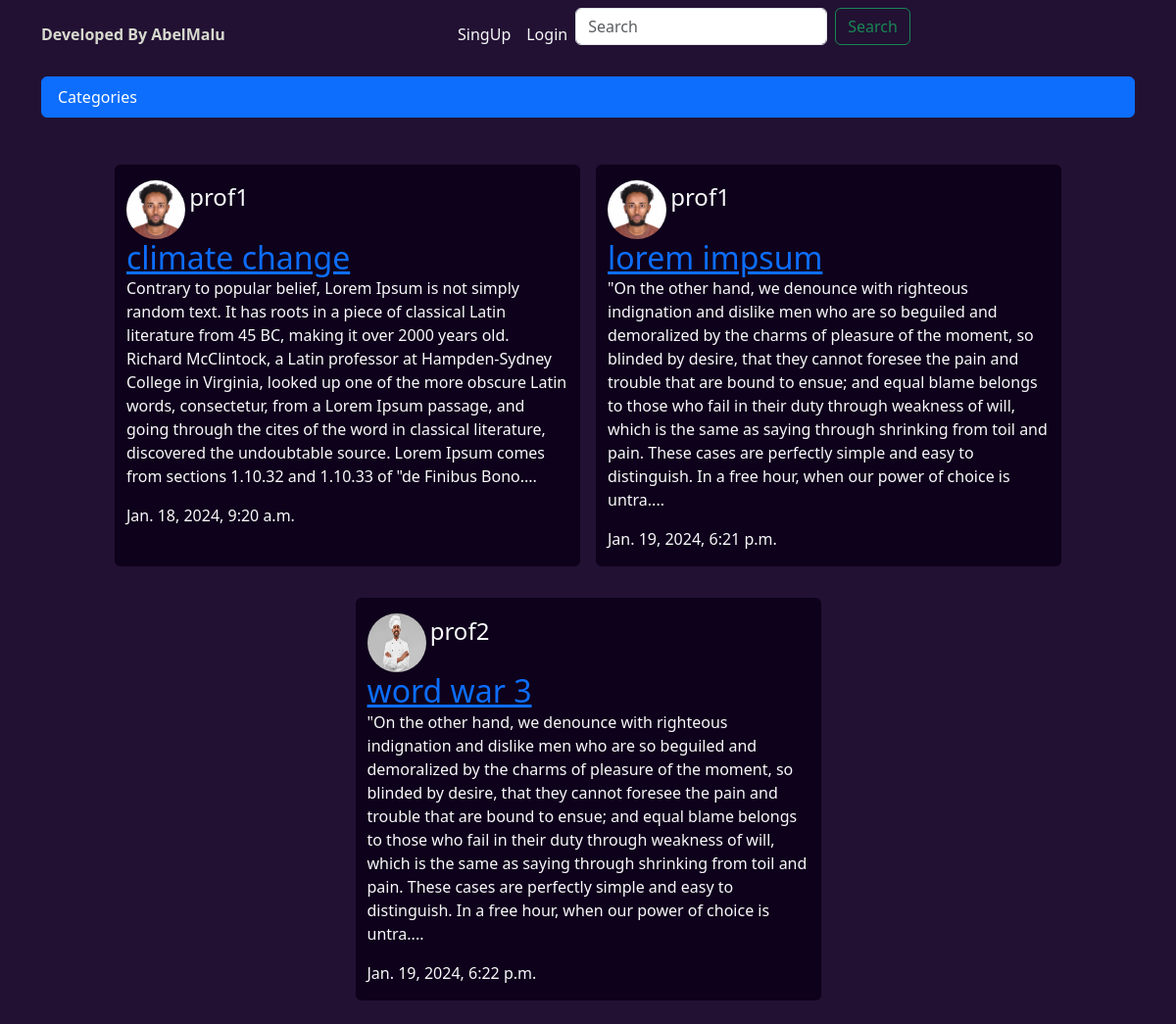
/, run on an earlier commit of the app's database.
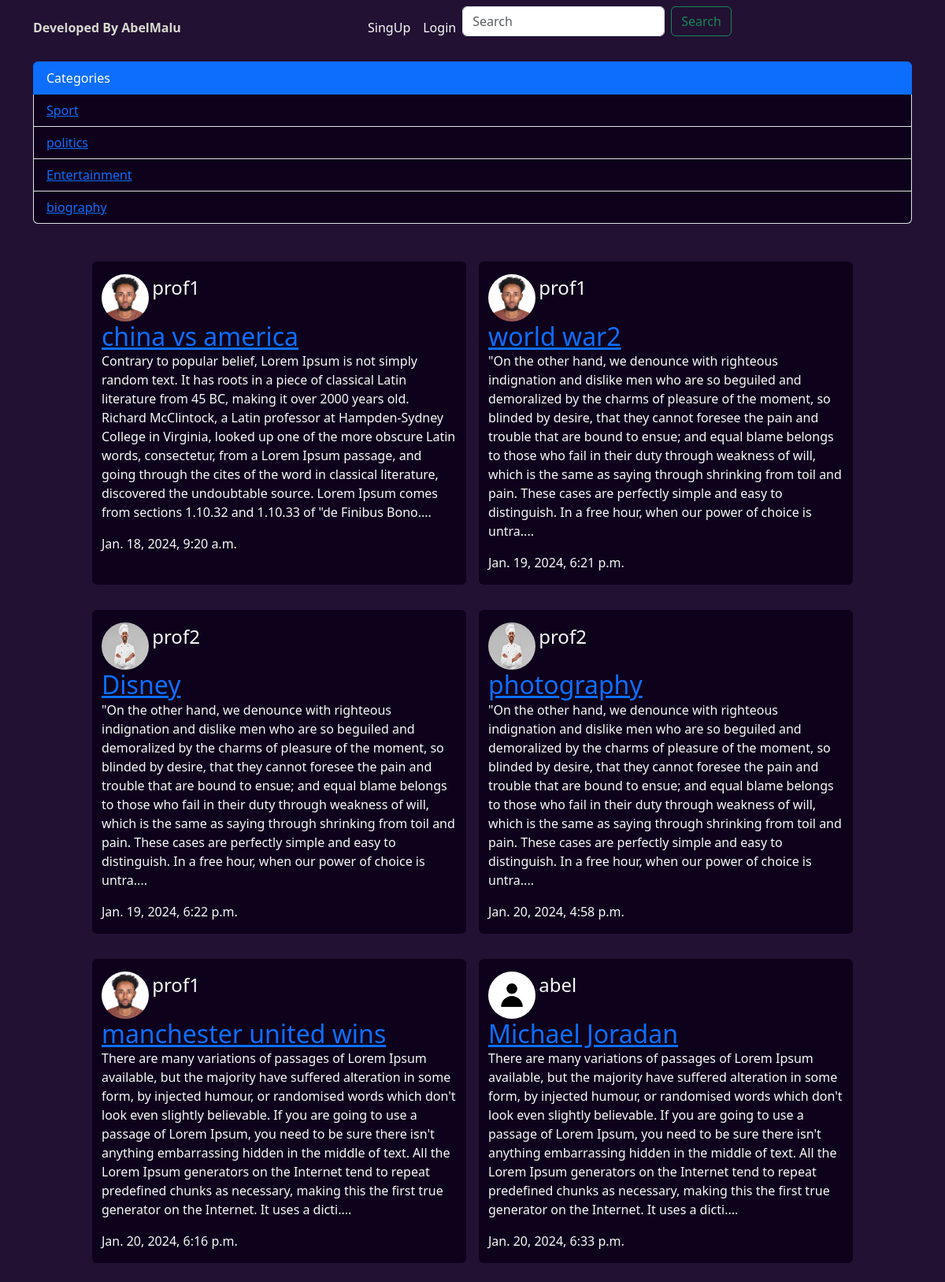
And on a later commit of the database.
### core/models.py (models this page shows, shortened)
class Article(models.Model):
    title = models.CharField(max_length=255)
    slug = models.SlugField()
    body = models.TextField()
    date = models.DateTimeField(auto_now_add=True)
    thumb = models.ImageField(default='default.png',blank=True)
    author =models.ForeignKey(User, default=None, on_delete=models.CASCADE)
    person = models.ForeignKey(Profile, on_delete=models.CASCADE, null=True)
    category = models.ForeignKey(Category,on_delete=models.CASCADE, null= True)
    def snippet(self):
        return self.body[:500]+'....'

class Profile(models.Model):
    user = models.OneToOneField(User, on_delete=models.CASCADE, null=True)
    first_name = models.CharField(max_length=255, null=True)
    last_name = models.CharField(max_length=255, null=True)
    profile_pic = models.ImageField(default='defaultProfile.png')
    def __str__(self) -> str:
        return str(self.user)

class Category(models.Model):
    name = models.CharField(max_length=100)
    created_at = models.DateTimeField(auto_now_add=True)

### core/views.py (the view)
# urls.py: path('',views.article_list, name='home'),
def article_list(request):
    if 'q' in request.GET:
        q = request.GET['q']
        multiple_query = Q(Q(title__icontains=q))
        articles=Article.objects.filter(multiple_query)
        categories = Category.objects.all()
    else:
        categories = Category.objects.all()
        articles = Article.objects.all().order_by('date')
    context = {
            'articles': articles,
            'categories':categories
        }
    return render(request, 'article_list.html',context)

### templates/article_list.html (shortened to what this page needs)
{% extends 'base_layout.html' %}
{% block content %}
            <div class="container">
                <ul class="list-group pb-3">
                    <li class="list-group-item active" aria-current="true">Categories</li>
                    {% for category in categories %}
                        <li class="list-group-item" style="background: #0e011b;" ><a href="{% url 'category' category.id %}">{{category.name}}</a></li>
                    {% endfor %}
                </ul>
                <div class="row justify-content-center pt-5 g-4">
                    {% for article in articles%}
                        <div class=" col-lg-5 m-2 rounded text-light mb-4 " style="background: #0e011b;">
                                <img src=" {{article.person.profile_pic.url}} " alt="img not found" class="profile-pic rounded-circle mt-3" style="display: inline;" >
                                <div class="" style="display: inline;">
                                        <p  class="h4" style="display: inline;">{{article.person}}</p> <br>
                                    <h2 class="" style="display: inline;" ><a href="{% url 'detail' slug=article.slug %}">{{article.title}}</a></h2>
                                    <p>{{article.snippet}}</p>
                                    <p>{{article.date}}</p>
                                </div>
                        </div>
            {% endfor %}
{% endblock %}

### templates/base_layout.html (shortened to what this page needs)
{% load bootstrap5 %}
{% bootstrap_css %}
{% load static %}
<!DOCTYPE html>
<html lang="en">
<head>
    <link rel="stylesheet" href="{% static '/css/styles.css' %}">
</head>
<body style="background: #221133;" class="text-white">
<nav class="navbar navbar-expand-md navbar-light mb-2">
    <div class="container-lg">
        <a class="nav-first-link" href="{% url 'home' %}">
            <span class="fw-bold">
                Developed By AbelMalu
            </span>
        </a>
        <div class="collapse navbar-collapse justify-content-center " id="main-nav">
            <ul class="navbar-nav">
                {% if not user.is_authenticated %}
                    <li class="nav-item ">
                        <a class="nav-link text-light" href="{% url 'signup' %}">SingUp</a>
                    </li>
                    <li class="nav-item ">
                        <a class="nav-link text-light" href="{% url 'login' %}">Login</a>
                    </li>
                {% endif %}
            </ul>
            <form class="d-flex">
                <input class="form-control me-2" name='q' type="search" placeholder="Search" aria-label="Search">
                <button class="btn btn-outline-success" type="submit">Search</button>
            </form>
        </div>
    </div>
</nav>
        {% block content %}
        {% endblock %}
    </div>
</body>
</html>

### assets/css/styles.css (style rules this page uses)
.nav-first-link { color: #D7D9CE; text-decoration: none; }
nav { background-color:#221133; }

### templates/article_list.html (style rules this page uses)
.profile-pic { width:60px; height:60px; }

What changed in the data, as far as the page shows it:
added Category: name "Sport"
added Category: name "politics"
added Category: name "Entertainment"
added Category: name "biography"
changed Article: title "climate change" → "china vs america"
changed Article: title "lorem impsum" → "world war2"
changed Article: title "word war 3" → "Disney"
added Article: person.profile_pic (picture), person "prof2", title "photography", snippet "\"On the other hand, we denounce with righteous indignation and dislike men who are so beguiled and demoralized by the charms of pleasure of the moment, so blinded by desire, that they cannot foresee the pain and trouble that are bound to ensue; and equal blame belongs to those who fail in their duty through weakness of will, which is the same as saying through shrinking from toil and pain. These cases are perfectly simple and easy to distinguish. In a free hour, when our power of choice is untra....", date "Jan. 20, 2024, 4:58 p.m."
added Article: person.profile_pic (picture), person "prof1", title "manchester united wins", snippet "There are many variations of passages of Lorem Ipsum available, but the majority have suffered alteration in some form, by injected humour, or randomised words which don't look even slightly believable. If you are going to use a passage of Lorem Ipsum, you need to be sure there isn't anything embarrassing hidden in the middle of text. All the Lorem Ipsum generators on the Internet tend to repeat predefined chunks as necessary, making this the first true generator on the Internet. It uses a dicti....", date "Jan. 20, 2024, 6:16 p.m."
added Article: person.profile_pic (placeholder picture), person "abel", title "Michael Joradan", snippet "There are many variations of passages of Lorem Ipsum available, but the majority have suffered alteration in some form, by injected humour, or randomised words which don't look even slightly believable. If you are going to use a passage of Lorem Ipsum, you need to be sure there isn't anything embarrassing hidden in the middle of text. All the Lorem Ipsum generators on the Internet tend to repeat predefined chunks as necessary, making this the first true generator on the Internet. It uses a dicti....", date "Jan. 20, 2024, 6:33 p.m."
